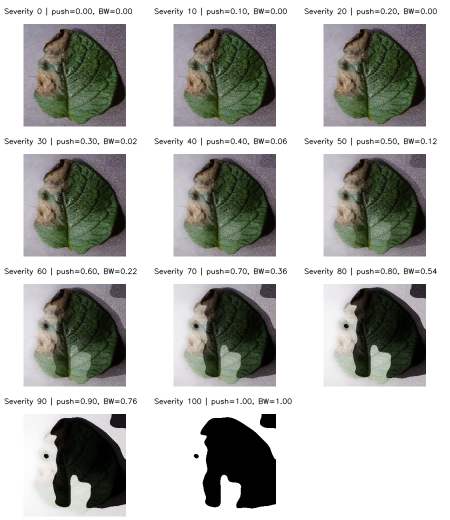
#> input picture corruption_gen_test/lighting_test/image (1)_lighting_contact_sheet.png, 900 x 1040 px (shown at 1/2 size)
$ python lighting.py 'lighting_test/image (1)_lighting_contact_sheet.png'
#> lines starting #> are read from the running program, lines starting #| are printed output that depends on the picture
#!/usr/bin/env python3
"""
Preview a smooth, normalized lighting-corruption sequence.

Generates:
    severity 0, 20, 50, 80, and 100
plus a labeled contact sheet.

The lighting mask is continuous across the entire image:
- no coverage floor,
- no np.where split,
- no binary black/white endpoint,
- no unused highlight/shadow parameters.

The values in the EDITABLE SETTINGS section directly control the pixels.
"""

from __future__ import annotations

import argparse
import math
from pathlib import Path

import cv2
import numpy as np


# =====================================================================
# EDITABLE SETTINGS
# Change values only in this section while calibrating the formula.
# =====================================================================

# Preview severity levels.
PREVIEW_SEVERITIES = (0, 20, 50, 80, 100)

# Broad spatial lighting pattern:
# "diagonal", "horizontal", "vertical", "radial", or "vignette"
PATTERN = "diagonal"

# Controls how rapidly corruption grows from severity 0 to 100.
# Higher values keep low severities milder while preserving severity 100.
# Suggested range: 1.4 to 2.2
SEVERITY_GAMMA = 2.00

# Maximum positive exposure at severity 100, in photographic stops.
# +1 stop = 2x brightness; +5 stops = 32x brightness before clipping.
# Increase this to blow out more of the bright side.
# Suggested range: 3.0 to 7.0
HIGHLIGHT_STOPS = 7.00

# Maximum negative exposure at severity 100, in photographic stops.
# -1 stop = 1/2 brightness; -6 stops = 1/64 brightness.
# Increase this to make the shadow side darker.
# Suggested range: 4.0 to 8.0
SHADOW_STOPS = 8.00

# Controls the smoothness of the light-to-shadow transition.
# Lower values produce a broader, softer transition.
# Higher values produce stronger separation.
# Suggested range: 0.35 to 1.20
FIELD_CONTRAST = 0.55

# Reshapes the smooth signed field without creating a hard boundary.
# 1.0 keeps the field unchanged.
# Above 1.0 creates a wider neutral middle.
# Below 1.0 spreads stronger effects over more of the image.
# Suggested range: 0.8 to 1.4
REGION_POWER = 0.80

# Weight of the image's existing broad luminance in the illumination map.
# 0.0 uses only the geometric pattern.
# Higher values make the effect follow existing broad light/dark regions.
# Suggested range: 0.0 to 0.35
IMAGE_MAP_WEIGHT = 0.35

# Mild warm shift in bright areas and cool shift in shadows.
# Set to 0.0 for no color-temperature shift.
# Suggested range: 0.0 to 0.08
TEMPERATURE_SHIFT = 0.06

# Adds a soft white veil only in the strongest illuminated regions.
# Suggested range: 0.0 to 0.08
GLARE_STRENGTH = 0.08

# Contact-sheet appearance.
CONTACT_CELL_WIDTH = 300
CONTACT_CELL_HEIGHT = 300

# =====================================================================
# END EDITABLE SETTINGS
# =====================================================================


def clamp(value: float, low: float, high: float) -> float:
    return max(low, min(high, value))


def ensure_bgr(image: np.ndarray) -> np.ndarray:
    if image.ndim == 2:
        return cv2.cvtColor(image, cv2.COLOR_GRAY2BGR)

    if image.ndim == 3:
        if image.shape[2] == 1:
            return cv2.cvtColor(image, cv2.COLOR_GRAY2BGR)
        if image.shape[2] == 4:
            return cv2.cvtColor(image, cv2.COLOR_BGRA2BGR)
        if image.shape[2] == 3:
            return image

    raise ValueError(f"Unsupported image shape: {image.shape}")


def force_odd(value: float, minimum: int = 3) -> int:
    number = max(minimum, int(round(value)))
    return number if number % 2 == 1 else number + 1


def spatial_field(
    height: int,
    width: int,
    pattern: str,
) -> np.ndarray:
    """
    Create a broad signed field in approximately [-1, 1].

    +1 represents the strongest illuminated region.
    -1 represents the strongest shaded region.
    """
    x = np.linspace(-1.0, 1.0, width, dtype=np.float32)
    y = np.linspace(-1.0, 1.0, height, dtype=np.float32)
    xx, yy = np.meshgrid(x, y)

    if pattern == "diagonal":
        field = 0.5 * (xx + yy)

    elif pattern == "horizontal":
        field = xx

    elif pattern == "vertical":
        field = yy

    elif pattern == "radial":
        radius = np.sqrt(xx**2 + yy**2) / math.sqrt(2.0)
        field = 1.0 - 2.0 * radius

    elif pattern == "vignette":
        radius = np.sqrt(xx**2 + yy**2) / math.sqrt(2.0)
        field = 2.0 * radius - 1.0

    else:
        raise ValueError(
            "PATTERN must be diagonal, horizontal, vertical, "
            "radial, or vignette."
        )

    return np.clip(field, -1.0, 1.0).astype(np.float32)


def image_luminance_field(image: np.ndarray) -> np.ndarray:
    """
    Estimate broad existing illumination while suppressing leaf texture,
    veins, lesions, and small pixel-level detail.
    """
    image = ensure_bgr(image)
    height, width = image.shape[:2]
    minimum_dimension = min(height, width)

    lab = cv2.cvtColor(image, cv2.COLOR_BGR2LAB)
    luminance = lab[:, :, 0].astype(np.float32) / 255.0

    sigma = float(
        np.clip(
            minimum_dimension * 0.08,
            8.0,
            45.0,
        )
    )
    kernel_size = force_odd(6.0 * sigma + 1.0)

    smooth = cv2.GaussianBlur(
        luminance,
        (kernel_size, kernel_size),
        sigmaX=sigma,
        sigmaY=sigma,
        borderType=cv2.BORDER_REFLECT101,
    )

    low = float(np.percentile(smooth, 5))
    high = float(np.percentile(smooth, 95))

    if high - low < 1e-6:
        return np.zeros_like(smooth, dtype=np.float32)

    normalized = np.clip(
        (smooth - low) / (high - low),
        0.0,
        1.0,
    )

    return (2.0 * normalized - 1.0).astype(np.float32)


def create_illumination_field(
    image: np.ndarray,
    pattern: str,
    image_map_weight: float,
    field_contrast: float,
    region_power: float,
) -> np.ndarray:
    """
    Create one smooth signed illumination field covering the full image.

    The result remains continuous; no threshold divides light and shadow.
    """
    image = ensure_bgr(image)
    height, width = image.shape[:2]

    image_map_weight = clamp(image_map_weight, 0.0, 1.0)

    geometric = spatial_field(height, width, pattern)
    existing = image_luminance_field(image)

    field = (
        (1.0 - image_map_weight) * geometric
        + image_map_weight * existing
    ).astype(np.float32)

    sigma = float(
        np.clip(
            min(height, width) * 0.025,
            3.0,
            18.0,
        )
    )
    kernel_size = force_odd(6.0 * sigma + 1.0)

    field = cv2.GaussianBlur(
        field,
        (kernel_size, kernel_size),
        sigmaX=sigma,
        sigmaY=sigma,
        borderType=cv2.BORDER_REFLECT101,
    )

    maximum = float(np.max(np.abs(field)))
    if maximum > 1e-6:
        field = field / maximum

    field = np.clip(field, -1.0, 1.0)

    if field_contrast <= 0:
        raise ValueError("FIELD_CONTRAST must be positive.")

    # Smoothly reshape the field while preserving endpoints and continuity.
    denominator = math.tanh(field_contrast)
    smooth_field = (
        np.tanh(field_contrast * field)
        / denominator
    ).astype(np.float32)

    if region_power <= 0:
        raise ValueError("REGION_POWER must be positive.")

    shaped_field = (
        np.sign(smooth_field)
        * np.power(
            np.abs(smooth_field),
            region_power,
        )
    ).astype(np.float32)

    return np.clip(
        shaped_field,
        -1.0,
        1.0,
    )


def apply_realistic_lighting(
    image: np.ndarray,
    severity: float,
) -> tuple[np.ndarray, dict[str, float]]:
    """
    Apply a continuous uneven-exposure corruption.

    Normalized severity:
        n = (severity / 100)^SEVERITY_GAMMA

    Smooth light/shadow blend:
        blend = (field + 1) / 2

    Exposure in stops:
        exposure =
            n * [
                -SHADOW_STOPS
                + (HIGHLIGHT_STOPS + SHADOW_STOPS) * blend
            ]

    Pixel transform:
        output = input * 2^exposure

    HIGHLIGHT_STOPS and SHADOW_STOPS directly control the saved pixels.
    """
    image = ensure_bgr(image)
    severity = clamp(float(severity), 0.0, 100.0)

    if severity <= 0:
        return image.copy(), {
            "normalized_strength": 0.0,
            "highlight_stops": 0.0,
            "shadow_stops": 0.0,
        }

    if SEVERITY_GAMMA <= 0:
        raise ValueError("SEVERITY_GAMMA must be positive.")

    if HIGHLIGHT_STOPS < 0 or SHADOW_STOPS < 0:
        raise ValueError(
            "HIGHLIGHT_STOPS and SHADOW_STOPS must be nonnegative."
        )

    normalized = (
        severity / 100.0
    ) ** SEVERITY_GAMMA

    field = create_illumination_field(
        image=image,
        pattern=PATTERN,
        image_map_weight=IMAGE_MAP_WEIGHT,
        field_contrast=FIELD_CONTRAST,
        region_power=REGION_POWER,
    )

    # Continuous 0-to-1 blend across the entire image.
    light_shadow_blend = (
        field + 1.0
    ) / 2.0

    exposure_map = normalized * (
        -SHADOW_STOPS
        + (
            HIGHLIGHT_STOPS
            + SHADOW_STOPS
        )
        * light_shadow_blend
    )

    # Work directly in normalized OpenCV BGR space.
    image_float = (
        image.astype(np.float32)
        / 255.0
    )

    # Convert photographic stops into actual brightness multipliers.
    exposure_multiplier = np.power(
        2.0,
        exposure_map,
    ).astype(np.float32)[:, :, None]

    transformed = (
        image_float
        * exposure_multiplier
    )

    # Soft continuous color-temperature weights.
    light_weight = light_shadow_blend
    shadow_weight = 1.0 - light_shadow_blend

    warm = (
        TEMPERATURE_SHIFT
        * normalized
        * light_weight
    )

    cool = (
        TEMPERATURE_SHIFT
        * normalized
        * shadow_weight
    )

    # OpenCV channel order is BGR.
    transformed[:, :, 2] *= (
        1.0
        + 0.30 * warm
        - 0.08 * cool
    )

    transformed[:, :, 1] *= (
        1.0
        + 0.08 * warm
    )

    transformed[:, :, 0] *= (
        1.0
        - 0.15 * warm
        + 0.20 * cool
    )

    # Glare is limited to the more illuminated side.
    glare_weight = np.clip(
        field,
        0.0,
        1.0,
    )

    glare = (
        GLARE_STRENGTH
        * (normalized**2.0)
        * (glare_weight**2.0)
    )[:, :, None]

    transformed = (
        transformed
        + glare * (1.0 - transformed)
    )

    output_bgr = np.clip(
        transformed * 255.0,
        0.0,
        255.0,
    ).astype(np.uint8)

    return output_bgr, {
        "normalized_strength": normalized,
        "highlight_stops": (
            normalized * HIGHLIGHT_STOPS
        ),
        "shadow_stops": (
            normalized * SHADOW_STOPS
        ),
    }


def resize_for_cell(
    image: np.ndarray,
    available_width: int,
    available_height: int,
) -> np.ndarray:
    height, width = image.shape[:2]

    scale = min(
        available_width / width,
        available_height / height,
    )

    new_width = max(
        1,
        int(round(width * scale)),
    )

    new_height = max(
        1,
        int(round(height * scale)),
    )

    interpolation = (
        cv2.INTER_AREA
        if scale < 1.0
        else cv2.INTER_LINEAR
    )

    return cv2.resize(
        image,
        (new_width, new_height),
        interpolation=interpolation,
    )


def create_contact_sheet(
    labeled_images: list[tuple[str, np.ndarray]],
) -> np.ndarray:
    columns = len(labeled_images)

    sheet = np.full(
        (
            CONTACT_CELL_HEIGHT,
            columns * CONTACT_CELL_WIDTH,
            3,
        ),
        245,
        dtype=np.uint8,
    )

    for index, (label, image) in enumerate(labeled_images):
        preview = resize_for_cell(
            ensure_bgr(image),
            available_width=CONTACT_CELL_WIDTH - 20,
            available_height=CONTACT_CELL_HEIGHT - 55,
        )

        preview_height, preview_width = preview.shape[:2]
        x_start = index * CONTACT_CELL_WIDTH

        x_offset = (
            x_start
            + (CONTACT_CELL_WIDTH - preview_width) // 2
        )

        y_offset = (
            42
            + (
                CONTACT_CELL_HEIGHT
                - 42
                - preview_height
            ) // 2
        )

        sheet[
            y_offset:y_offset + preview_height,
            x_offset:x_offset + preview_width,
        ] = preview

        text_size, _ = cv2.getTextSize(
            label,
            cv2.FONT_HERSHEY_SIMPLEX,
            0.52,
            1,
        )

        text_width = text_size[0]

        cv2.putText(
            sheet,
            label,
            (
                x_start
                + (CONTACT_CELL_WIDTH - text_width) // 2,
                27,
            ),
            cv2.FONT_HERSHEY_SIMPLEX,
            0.52,
            (20, 20, 20),
            1,
            cv2.LINE_AA,
        )

    return sheet


def parse_args() -> argparse.Namespace:
    parser = argparse.ArgumentParser(
        description=(
            "Generate normalized lighting previews using the constants "
            "in the EDITABLE SETTINGS section."
        )
    )

    parser.add_argument(
        "image",
        type=Path,
        help="Path to one clean source image.",
    )

    parser.add_argument(
        "--output-dir",
        type=Path,
        default=Path("realistic_lighting_preview"),
        help="Output directory.",
    )

    return parser.parse_args()


def print_settings() -> None:
    print("\nACTIVE EDITABLE SETTINGS")
    print("=" * 55)
    print(f"PREVIEW_SEVERITIES:  {PREVIEW_SEVERITIES}")
    print(f"PATTERN:             {PATTERN}")
    print(f"SEVERITY_GAMMA:      {SEVERITY_GAMMA}")
    print(f"HIGHLIGHT_STOPS:     {HIGHLIGHT_STOPS}")
    print(f"SHADOW_STOPS:        {SHADOW_STOPS}")
    print(f"FIELD_CONTRAST:      {FIELD_CONTRAST}")
    print(f"REGION_POWER:        {REGION_POWER}")
    print(f"IMAGE_MAP_WEIGHT:    {IMAGE_MAP_WEIGHT}")
    print(f"TEMPERATURE_SHIFT:   {TEMPERATURE_SHIFT}")
    print(f"GLARE_STRENGTH:      {GLARE_STRENGTH}")
    print("=" * 55)
    print()


def main() -> None:
    args = parse_args()

    print("\nRUNNING SCRIPT:")
    print(Path(__file__).resolve())

    print_settings()

    image_path = args.image.expanduser().resolve()
    output_dir = args.output_dir.expanduser().resolve()

    image = cv2.imread(
        str(image_path),
        cv2.IMREAD_COLOR,
    )
#> image is the input picture: shape (1040, 900, 3); mean B, G, R 176.8, 180.6, 179.6

    if image is None:
        raise FileNotFoundError(
            f"Could not read image: {image_path}"
        )

    output_dir.mkdir(
        parents=True,
        exist_ok=True,
    )

    labeled_images: list[tuple[str, np.ndarray]] = []

    for severity in PREVIEW_SEVERITIES:
        corrupted, parameters = apply_realistic_lighting(
            image=image,
            severity=severity,
        )

        output_name = (
            f"{image_path.stem}"
            f"_realistic_lighting_s{severity:03d}.png"
        )

        output_path = output_dir / output_name

        if not cv2.imwrite(
            str(output_path),
            corrupted,
        ):
            raise IOError(
                f"Failed to save: {output_path}"
            )

        if severity == 0:
            label = "Severity 0"
        else:
            label = (
                f"Severity {severity} | "
                f"+{parameters['highlight_stops']:.2f}/"
                f"-{parameters['shadow_stops']:.2f} EV"
            )

        labeled_images.append(
            (label, corrupted)
        )

        print(
            f"Saved severity {severity}: {output_path} "
            f"(n={parameters['normalized_strength']:.4f}, "
            f"highlight=+{parameters['highlight_stops']:.3f} EV, "
            f"shadow=-{parameters['shadow_stops']:.3f} EV)"
        )
#> this loop made 5 passes
#> label on passes 2 to 5: 'Severity 20 | +0.28/-0.32 EV', 'Severity 50 | +1.75/-2.00 EV', 'Severity 80 | +4.48/-5.12 EV', 'Severity 100 | +7.00/-8.00 EV'
#| Saved severity 0: corruption_gen_test/realistic_lighting_preview/image (1)_lighting_contact_sheet_realistic_lighting_s000.png (n=0.0000, highlight=+0.000 EV, shadow=-0.000 EV)
#| Saved severity 20: corruption_gen_test/realistic_lighting_preview/image (1)_lighting_contact_sheet_realistic_lighting_s020.png (n=0.0400, highlight=+0.280 EV, shadow=-0.320 EV)
#| Saved severity 50: corruption_gen_test/realistic_lighting_preview/image (1)_lighting_contact_sheet_realistic_lighting_s050.png (n=0.2500, highlight=+1.750 EV, shadow=-2.000 EV)
#| Saved severity 80: corruption_gen_test/realistic_lighting_preview/image (1)_lighting_contact_sheet_realistic_lighting_s080.png (n=0.6400, highlight=+4.480 EV, shadow=-5.120 EV)
#| Saved severity 100: corruption_gen_test/realistic_lighting_preview/image (1)_lighting_contact_sheet_realistic_lighting_s100.png (n=1.0000, highlight=+7.000 EV, shadow=-8.000 EV)
#> pass 2, in image_luminance_field, `luminance = lab[:, :, 0].astype(np.float32) / 255.0`:
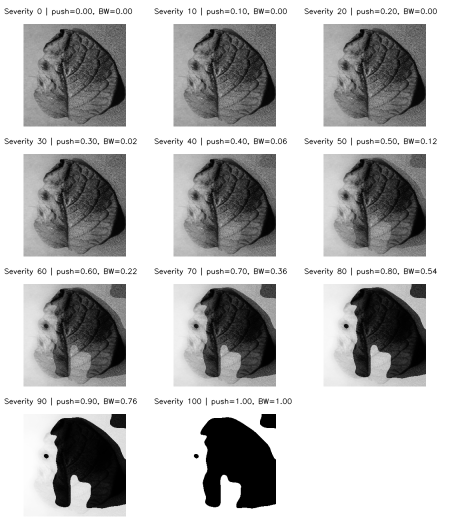
#> luminance: shape (1040, 900) float32 (shown at 1/2 size); min 0, max 1, mean 0.715
#> pass 2, in image_luminance_field, `smooth = cv2.GaussianBlur( luminance, (kernel_size, kernel_size), sigm..`:
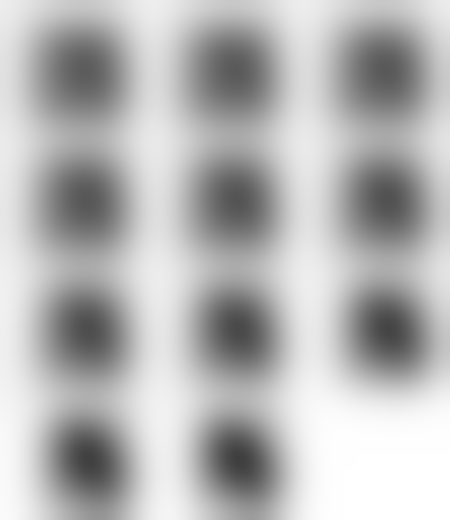
#> smooth: shape (1040, 900) float32 (shown at 1/2 size); min 0.248, max 1, mean 0.715
#> pass 2, in image_luminance_field, `normalized = np.clip( (smooth - low) / (high - low), 0.0, 1.0, )`:
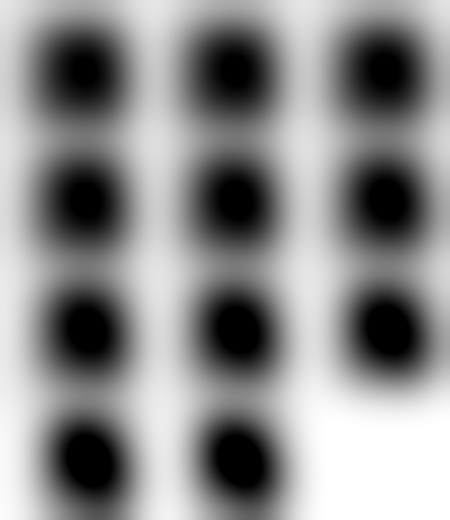
#> normalized: shape (1040, 900) float32 (shown at 1/2 size); min 0, max 1, mean 0.55
#> after the loop, labeled_images = 5 items

    contact_sheet = create_contact_sheet(
        labeled_images
    )
#> in create_contact_sheet, `columns = len(labeled_images)`: columns = 5
#> in create_contact_sheet, `sheet = np.full( ( CONTACT_CELL_HEIGHT, columns * CONTACT_CELL_WIDTH, ..`: sheet: shape (300, 1500, 3); every value is 245
#> the loop in create_contact_sheet, `for index, (label, image) in enumerate(labeled_images):` made 5 passes
#> (label, x_start, x_offset, text_size, text_width) on passes 1 to 5: ('Severity 0', 0, 44, (83, 12), 83), ('Severity 20 | +0.28/-0.32 EV', 300, 344, (253, 12), 253), ('Severity 50 | +1.75/-2.00 EV', 600, 644, (253, 12), 253), ('Severity 80 | +4.48/-5.12 EV', 900, 944, (253, 12), 253), ('Severity 100 | +7.00/-8.00 EV', 1200, 1244, (263, 12), 263)
#> pass 1, in create_contact_sheet, `preview = resize_for_cell( ensure_bgr(image), available_width=CONTACT_..`:
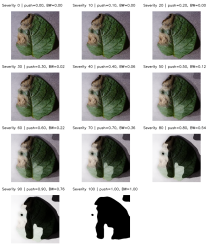
#> preview: shape (245, 212, 3); mean B, G, R 176.8, 180.6, 179.6
#> pass 2, in create_contact_sheet, `preview = resize_for_cell( ensure_bgr(image), available_width=CONTACT_..`:
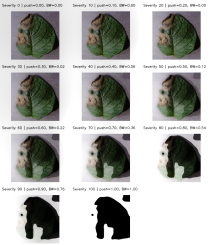
#> preview: shape (245, 212, 3); mean of channels 0, 1, 2 172.5, 175.9, 175.1; drawn as B, G, R
#> pass 3, in create_contact_sheet, `preview = resize_for_cell( ensure_bgr(image), available_width=CONTACT_..`:
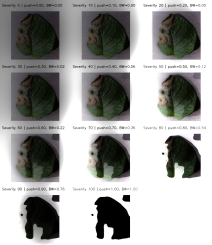
#> preview: shape (245, 212, 3); mean of channels 0, 1, 2 155.8, 157.9, 157.5; drawn as B, G, R
#> after the loop in create_contact_sheet, `for index, (label, image) in enumerate(labeled_images):`:
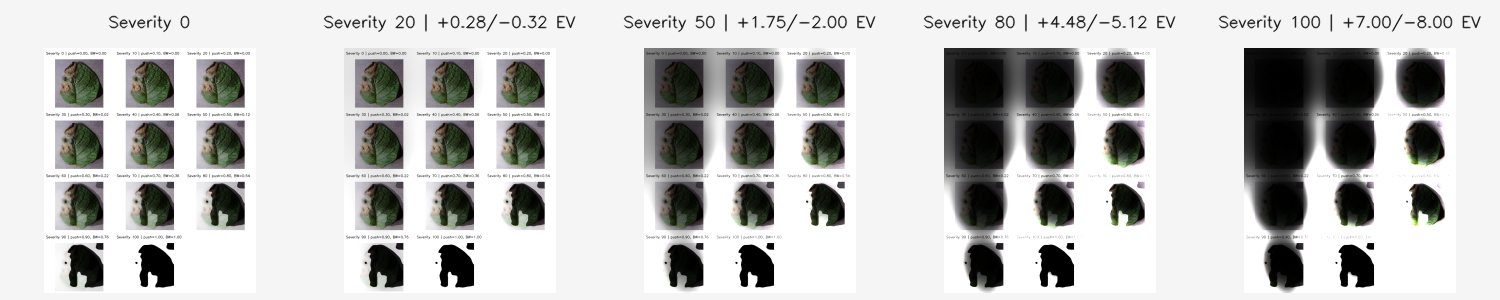
#> sheet: shape (300, 1500, 3); mean of channels 0, 1, 2 191.6, 192.9, 192.6; drawn as B, G, R

    contact_sheet_path = (
        output_dir
        / (
            f"{image_path.stem}"
            f"_realistic_lighting_contact_sheet.png"
        )
    )

    if not cv2.imwrite(
        str(contact_sheet_path),
        contact_sheet,
    ):
        raise IOError(
            f"Failed to save: {contact_sheet_path}"
        )

    print(
        f"\nContact sheet: {contact_sheet_path}"
    )


if __name__ == "__main__":
    main()

$ run again, on corruption_gen_test/lighting_test/image (1)_lighting_s010.png
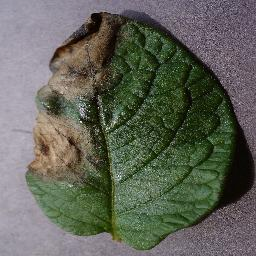
#> input picture corruption_gen_test/lighting_test/image (1)_lighting_s010.png, 256 x 256 px
#> in main, image is the input picture: shape (256, 256, 3); mean B, G, R 88.2, 99.4, 96.6
#> the loop in main, `for severity in PREVIEW_SEVERITIES:` made 5 passes
#> label on passes 2 to 5: 'Severity 20 | +0.28/-0.32 EV', 'Severity 50 | +1.75/-2.00 EV', 'Severity 80 | +4.48/-5.12 EV', 'Severity 100 | +7.00/-8.00 EV'
#> (printed output is left out)
#> after the loop in main, `for severity in PREVIEW_SEVERITIES:`: labeled_images = 5 items
#> columns = 5
#> the loop in create_contact_sheet, `for index, (label, image) in enumerate(labeled_images):` made 5 passes
#> (label, x_start, x_offset, text_size, text_width) on passes 1 to 5: ('Severity 0', 0, 27, (83, 12), 83), ('Severity 20 | +0.28/-0.32 EV', 300, 327, (253, 12), 253), ('Severity 50 | +1.75/-2.00 EV', 600, 627, (253, 12), 253), ('Severity 80 | +4.48/-5.12 EV', 900, 927, (253, 12), 253), ('Severity 100 | +7.00/-8.00 EV', 1200, 1227, (263, 12), 263)
#> pass 3, in create_contact_sheet, `preview = resize_for_cell( ensure_bgr(image), available_width=CONTACT_..`:
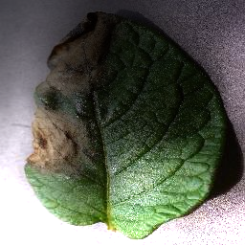
#> preview: shape (245, 245, 3); mean of channels 0, 1, 2 91, 102.8, 98.5; drawn as B, G, R
#> after the loop in create_contact_sheet, `for index, (label, image) in enumerate(labeled_images):`:
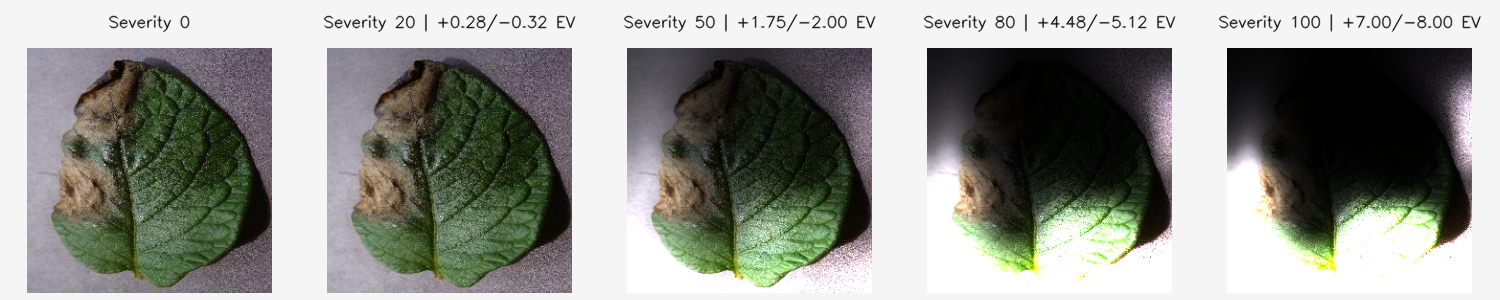
#> sheet: shape (300, 1500, 3); mean of channels 0, 1, 2 140.7, 147.1, 145.4; drawn as B, G, R
